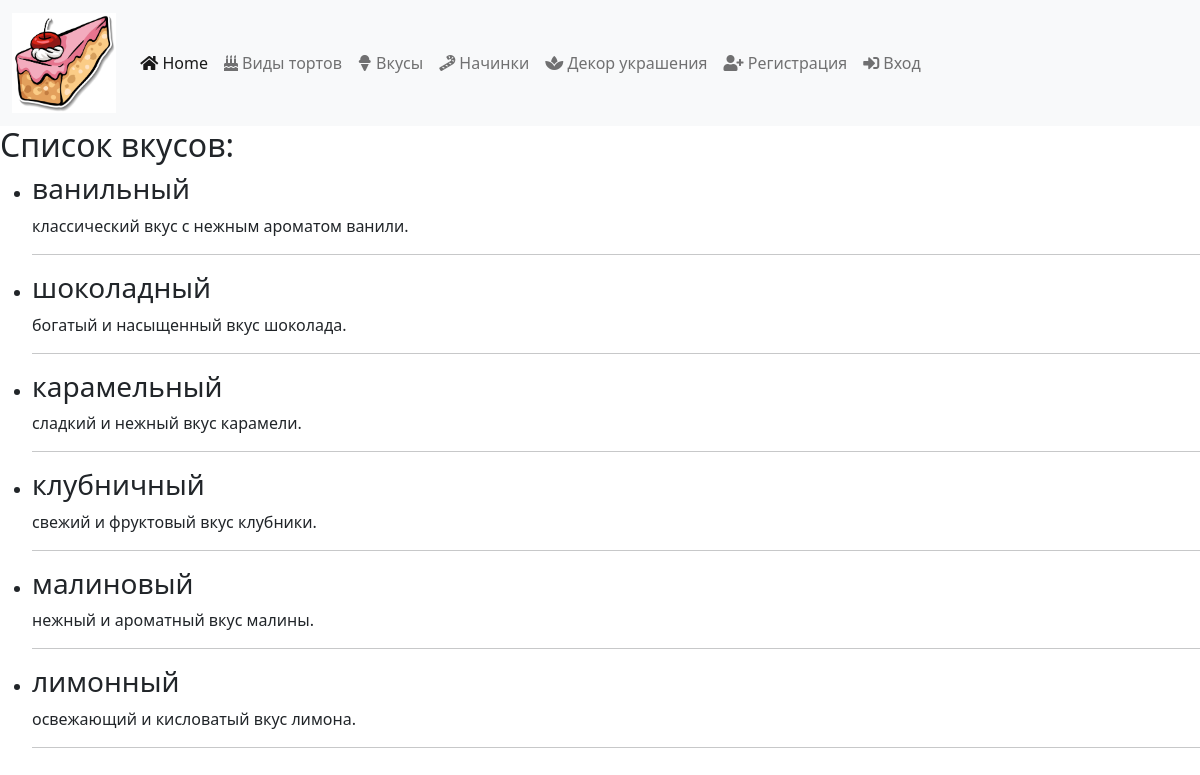
/tastes/, run on the app's committed database.
### pastries/models.py (models this page shows, shortened)
class Taste(models.Model):
    name = models.CharField(max_length=200)
    description = models.TextField(blank=True, null=True)
    available = models.BooleanField(default=True)
    class Meta:
        verbose_name = 'Вкус'
        verbose_name_plural = 'Вкусы'

### pastries/views.py (the view)
# urls.py: path('tastes/', views.SpecificTasteCBV.as_view()),
class SpecificTasteCBV(ListView):
    model = Taste
    template_name = "pastries/specific_tastes.html"
    context_object_name = "specific_tastes"

### pastries/templates/pastries/specific_tastes.html
{% extends 'layouts/index.html' %}
{% block content %}
    <h2>Список вкусов:</h2>
    <ul>
        {% for taste in specific_tastes %}
            <li>
                <h3>{{ taste.name }}</h3>
                <p>{{ taste.description }}</p>
                <hr>
            </li>
        {% empty %}
            <li>В данный момент нет доступных вкусов.</li>
        {% endfor %}
    </ul>
{% endblock %}

### data on the page
Taste: name "ванильный", description "классический вкус с нежным ароматом ванили."
Taste: name "шоколадный", description "богатый и насыщенный вкус шоколада."
Taste: name "карамельный", description "сладкий и нежный вкус карамели."
Taste: name "клубничный", description "свежий и фруктовый вкус клубники."
Taste: name "малиновый", description "нежный и ароматный вкус малины."
Taste: name "лимонный", description "освежающий и кисловатый вкус лимона."
